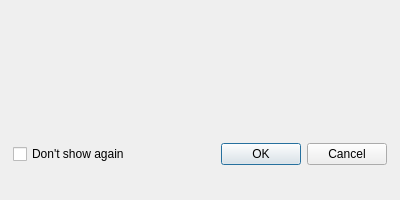
<?xml version="1.0" encoding="UTF-8"?>
<ui version="4.0">
 <class>CUpdateInfoDialog</class>
 <widget class="QDialog" name="CUpdateInfoDialog">
  <property name="geometry">
   <rect>
    <x>0</x>
    <y>0</y>
    <width>400</width>
    <height>200</height>
   </rect>
  </property>
  <property name="minimumSize">
   <size>
    <width>400</width>
    <height>200</height>
   </size>
  </property>
  <property name="windowTitle">
   <string>Update checker</string>
  </property>
  <property name="modal">
   <bool>true</bool>
  </property>
  <layout class="QVBoxLayout" name="vl_DownloadAndInstall">
   <property name="leftMargin">
    <number>4</number>
   </property>
   <property name="topMargin">
    <number>4</number>
   </property>
   <property name="rightMargin">
    <number>4</number>
   </property>
   <property name="bottomMargin">
    <number>4</number>
   </property>
   <item>
    <widget class="swift::gui::components::CUpdateInfoComponent" name="comp_UpdateInfo">
     <property name="minimumSize">
      <size>
       <width>0</width>
       <height>75</height>
      </size>
     </property>
    </widget>
   </item>
   <item>
    <widget class="QWidget" name="wi_Bottom" native="true">
     <layout class="QHBoxLayout" name="hl_Bottom">
      <property name="leftMargin">
       <number>9</number>
      </property>
      <property name="topMargin">
       <number>9</number>
      </property>
      <property name="rightMargin">
       <number>9</number>
      </property>
      <property name="bottomMargin">
       <number>0</number>
      </property>
      <item>
       <widget class="QCheckBox" name="cb_DontShowAgain">
        <property name="text">
         <string>Don't show again</string>
        </property>
       </widget>
      </item>
      <item>
       <widget class="QDialogButtonBox" name="bb_UpdateInfolDialog">
        <property name="orientation">
         <enum>Qt::Horizontal</enum>
        </property>
        <property name="standardButtons">
         <set>QDialogButtonBox::Cancel|QDialogButtonBox::Ok</set>
        </property>
       </widget>
      </item>
     </layout>
    </widget>
   </item>
  </layout>
 </widget>
 <customwidgets>
  <customwidget>
   <class>swift::gui::components::CUpdateInfoComponent</class>
   <extends>QFrame</extends>
   <header>gui/components/updateinfocomponent.h</header>
   <container>1</container>
  </customwidget>
 </customwidgets>
 <resources/>
 <connections>
  <connection>
   <sender>bb_UpdateInfolDialog</sender>
   <signal>accepted()</signal>
   <receiver>CUpdateInfoDialog</receiver>
   <slot>accept()</slot>
   <hints>
    <hint type="sourcelabel">
     <x>248</x>
     <y>254</y>
    </hint>
    <hint type="destinationlabel">
     <x>157</x>
     <y>274</y>
    </hint>
   </hints>
  </connection>
  <connection>
   <sender>bb_UpdateInfolDialog</sender>
   <signal>rejected()</signal>
   <receiver>CUpdateInfoDialog</receiver>
   <slot>reject()</slot>
   <hints>
    <hint type="sourcelabel">
     <x>316</x>
     <y>260</y>
    </hint>
    <hint type="destinationlabel">
     <x>286</x>
     <y>274</y>
    </hint>
   </hints>
  </connection>
 </connections>
</ui>
